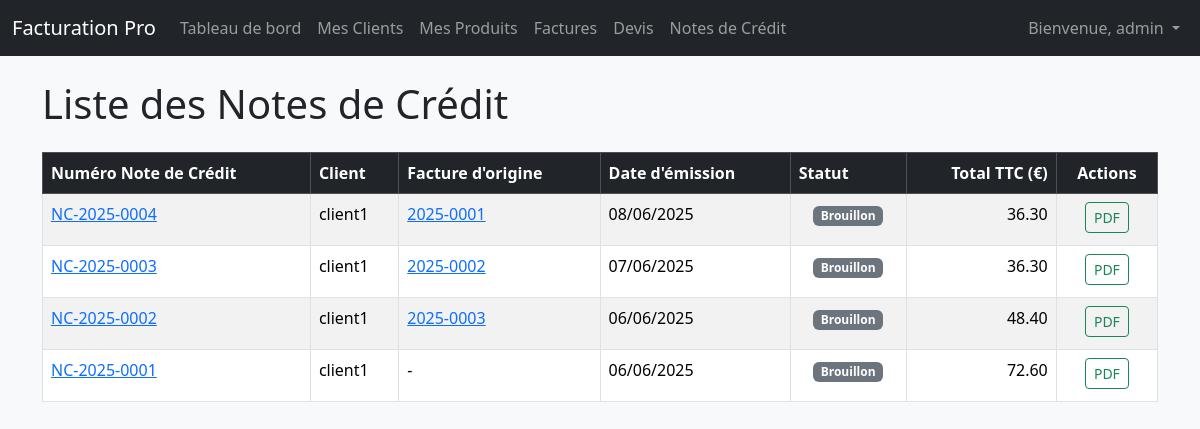
Screenshot of /documents/credit-notes/ (signed in) with the database file from the repository.
### documents/models.py (models this page shows, shortened)
class CreditNote(models.Model):
    class CreditNoteStatus(models.TextChoices):
        DRAFT = 'Brouillon', 'Brouillon'
        FINALIZED = 'Finalisée', 'Finalisée'
    user = models.ForeignKey(User, on_delete=models.CASCADE, related_name='credit_notes')
    client = models.ForeignKey(Client, on_delete=models.PROTECT, related_name='credit_notes')
    original_invoice = models.ForeignKey(Invoice, on_delete=models.SET_NULL, null=True, blank=True, related_name='credit_notes')
    credit_note_number = models.CharField(max_length=50, unique=True, blank=True, help_text="Numéro de la note de crédit (sera auto-généré si laissé vide)")
    issue_date = models.DateField(default=timezone.now, help_text="Date d'émission de la note de crédit")
    status = models.CharField(max_length=10, choices=CreditNoteStatus.choices, default=CreditNoteStatus.DRAFT)
    vat_percentage = models.DecimalField(max_digits=5, decimal_places=2, default=21.00)
    total_amount_htva = models.DecimalField(max_digits=10, decimal_places=2, default=0.00, blank=True)
    total_amount_ttc = models.DecimalField(max_digits=10, decimal_places=2, default=0.00, blank=True)
    notes = models.TextField(blank=True, null=True, help_text="Raison de la note de crédit ou autres notes")
    created_at = models.DateTimeField(auto_now_add=True)
    updated_at = models.DateTimeField(auto_now=True)
    class Meta:
        ordering = ['-issue_date', '-credit_note_number']
        verbose_name = "Note de Crédit"
        verbose_name_plural = "Notes de Crédit"
        unique_together = ('user', 'credit_note_number')

class Invoice(models.Model):
    class InvoiceStatus(models.TextChoices):
        DRAFT = 'Brouillon', 'Brouillon'
        SENT = 'Envoyée', 'Envoyée'
        PAID = 'Payée', 'Payée'
        OVERDUE = 'En retard', 'En retard'
        CANCELLED = 'Annulée', 'Annulée'
    user = models.ForeignKey(User, on_delete=models.CASCADE, related_name='invoices')
    client = models.ForeignKey(Client, on_delete=models.PROTECT, related_name='invoices', help_text="Client associé à cette facture")
    invoice_number = models.CharField(max_length=50, blank=True, help_text="Numéro de facture unique par utilisateur (sera auto-généré si laissé vide)")
    issue_date = models.DateField(default=timezone.now, help_text="Date d'émission de la facture")
    due_date = models.DateField(help_text="Date d'échéance de la facture")
    status = models.CharField(max_length=10, choices=InvoiceStatus.choices, default=InvoiceStatus.DRAFT, help_text="Statut actuel de la facture")
    vat_percentage = models.DecimalField(max_digits=5, decimal_places=2, default=21.00, help_text="Pourcentage de TVA appliqué (ex: 21.00)")
    total_amount_htva = models.DecimalField(max_digits=10, decimal_places=2, default=0.00, blank=True, help_text="Montant total HTVA (calculé)")
    total_amount_ttc = models.DecimalField(max_digits=10, decimal_places=2, default=0.00, blank=True, help_text="Montant total TTC (calculé)")
    notes = models.TextField(blank=True, null=True, help_text="Notes ou termes additionnels")
    created_at = models.DateTimeField(auto_now_add=True)
    updated_at = models.DateTimeField(auto_now=True)
    class Meta:
        ordering = ['-issue_date', '-invoice_number']
        unique_together = ('user', 'invoice_number')

### clients/models.py (models this page shows, shortened)
class Client(models.Model):
    user = models.ForeignKey(User, on_delete=models.CASCADE, related_name='clients') # <-- CHAMP AJOUTÉ
    nom = models.CharField(max_length=200, help_text="Nom complet ou raison sociale du client") # unique=True enlevé ici
    email = models.EmailField(max_length=254, blank=True, null=True, help_text="Adresse email du client")
    telephone = models.CharField(max_length=20, blank=True, null=True, help_text="Numéro de téléphone du client")
    adresse_ligne1 = models.CharField(max_length=255, help_text="Rue et numéro")
    adresse_ligne2 = models.CharField(max_length=255, blank=True, null=True, help_text="Ligne d'adresse supplémentaire (appartement, etc.)")
    code_postal = models.CharField(max_length=10)
    ville = models.CharField(max_length=100)
    pays = models.CharField(max_length=100, default="Belgique")
    numero_tva = models.CharField(max_length=50, blank=True, null=True, help_text="Numéro de TVA (si applicable)")
    date_creation = models.DateTimeField(auto_now_add=True)
    date_mise_a_jour = models.DateTimeField(auto_now=True)
    class Meta:
        ordering = ['nom']
        unique_together = ('user', 'nom') # <-- Nom du client unique PAR utilisateur

### documents/views.py (the view)
# urls.py: path('credit-notes/', views.credit_note_list, name='credit_note_list'), # <-- NOUVELLE LIGNE
@login_required
def credit_note_list(request):
    credit_notes = CreditNote.objects.filter(user=request.user).order_by('-issue_date', '-credit_note_number')
    context = {
        'credit_notes_list': credit_notes,
        'page_title': 'Liste des Notes de Crédit'
    }
    return render(request, 'documents/credit_note_list.html', context)

### documents/templates/documents/credit_note_list.html (shortened to what this page needs)
{% extends 'base.html' %}
{% block content %}
    <h1 class="mb-4">{{ page_title }}</h1>
    {% if credit_notes_list %}
        <div class="table-responsive">
            <table class="table table-striped table-hover table-bordered">
                <thead class="table-dark">
                    <tr>
                        <th>Numéro Note de Crédit</th>
                        <th>Client</th>
                        <th>Facture d'origine</th>
                        <th>Date d'émission</th>
                        <th>Statut</th>
                        <th class="text-end">Total TTC (€)</th>
                        <th class="text-center">Actions</th>
                    </tr>
                </thead>
                <tbody>
                    {% for cn in credit_notes_list %}
                        <tr>
                            <td><a href="{% url 'documents:credit_note_detail' cn.id %}">{{ cn.credit_note_number }}</a></td>
                            <td>{{ cn.client.nom }}</td>
                            <td>
                                {% if cn.original_invoice %}
                                    <a href="{% url 'documents:invoice_detail' cn.original_invoice.id %}">
                                        {{ cn.original_invoice.invoice_number }}
                                    </a>
                                {% else %}
                                    -
                                {% endif %}
                            </td>
                            <td>{{ cn.issue_date|date:"d/m/Y" }}</td>
                            <td class="text-center">
                                <span class="badge bg-secondary">{{ cn.get_status_display }}</span>
                            </td>
                            <td class="text-end">{{ cn.total_amount_ttc|floatformat:2 }}</td>
                            <td class="text-center">
                                <a href="{% url 'documents:view_credit_note_pdf' cn.id %}" target="_blank" class="btn btn-sm btn-outline-success mb-1" title="Télécharger PDF">PDF</a>
                            </td>
                        </tr>
                    {% endfor %}
                </tbody>
            </table>
        </div>
    {% else %}
        <div class="alert alert-info mt-4" role="alert">
            Aucune note de crédit à afficher pour le moment.
        </div>
    {% endif %}
{% endblock %}

### templates/base.html (shortened to what this page needs)
<!DOCTYPE html>
<html lang="fr">
<head>
    <link href="https://cdn.jsdelivr.net/npm/bootstrap@5.3.3/dist/css/bootstrap.min.css" rel="stylesheet">
    <link href="https://cdn.jsdelivr.net/npm/tom-select@2.3.1/dist/css/tom-select.bootstrap5.css" rel="stylesheet">
</head>
<body>
    <nav class="navbar navbar-expand-lg navbar-dark bg-dark fixed-top">
        <div class="container-fluid">
            <a class="navbar-brand" href="{% url 'core:dashboard' %}">Facturation Pro</a>
            <div class="collapse navbar-collapse" id="navbarNav">
                <ul class="navbar-nav me-auto mb-2 mb-lg-0">
                    <li class="nav-item">
                        <a class="nav-link" href="{% url 'core:dashboard' %}">Tableau de bord</a>
                    </li>
                    <li class="nav-item">
                        <a class="nav-link" href="{% url 'clients:client_list' %}">Mes Clients</a>
                    </li>
                    <li class="nav-item">
                        <a class="nav-link" href="{% url 'products:product_list' %}">Mes Produits</a>
                    </li>
                    <li class="nav-item">
                        <a class="nav-link" href="{% url 'documents:invoice_list' %}">Factures</a>
                    </li>
                    <li class="nav-item">
                        <a class="nav-link" href="{% url 'documents:quote_list' %}">Devis</a>
                    </li>
                    <li class="nav-item">
                        <a class="nav-link" href="{% url 'documents:credit_note_list' %}">Notes de Crédit</a>
                    </li>
                </ul>
                <ul class="navbar-nav">
                    {% if user.is_authenticated %}
                        <li class="nav-item dropdown">
                            <a class="nav-link dropdown-toggle" href="#" id="navbarDropdown" role="button" data-bs-toggle="dropdown" aria-expanded="false">
                                Bienvenue, {{ user.username }}
                            </a>
                        </li>
                    {% else %}
                        <li class="nav-item">
                            <a class="nav-link" href="{% url 'login' %}">Se connecter</a>
                        </li>
                    {% endif %}
                </ul>
            </div>
        </div>
    </nav>
    <main class="container mt-4">
        {% block content %}
            {% endblock %}
    </main>
</body>
</html>

### templates/base.html (style rules this page uses)
body { padding-top: 56px; background-color: #f8f9fa; }

### rows the page displays
CreditNote: credit_note_number "NC-2025-0004", client.nom "client1", original_invoice.invoice_number "2025-0001", issue_date "08/06/2025", status "Brouillon", total_amount_ttc "36.30"
CreditNote: credit_note_number "NC-2025-0003", client.nom "client1", original_invoice.invoice_number "2025-0002", issue_date "07/06/2025", status "Brouillon", total_amount_ttc "36.30"
CreditNote: credit_note_number "NC-2025-0002", client.nom "client1", original_invoice.invoice_number "2025-0003", issue_date "06/06/2025", status "Brouillon", total_amount_ttc "48.40"
CreditNote: credit_note_number "NC-2025-0001", client.nom "client1", issue_date "06/06/2025", status "Brouillon", total_amount_ttc "72.60"

### other values shown
{{ user.username }} "admin"
{{ page_title }} "Liste des Notes de Crédit"
